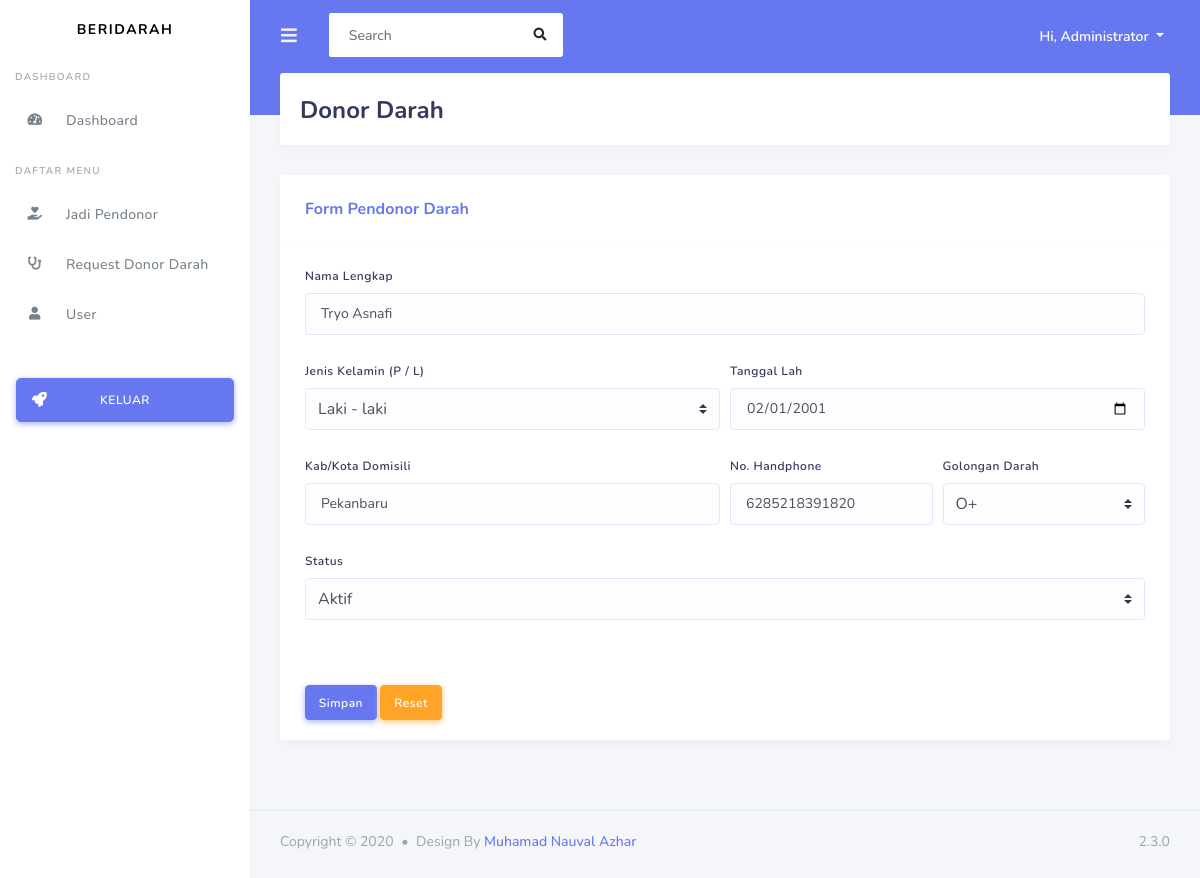
The app's page /dashboard/donor/edit_donor.php?id=1 (signed in) with its own data.
### tables this page shows
CREATE TABLE `donor` (
  `id_donor` int(11) NOT NULL,
  `id_user` int(11) DEFAULT NULL,
  `name` varchar(255) DEFAULT NULL,
  `gender` varchar(1) DEFAULT NULL,
  `birthday` date DEFAULT NULL,
  `domicile_city` varchar(255) DEFAULT NULL,
  `phone` varchar(15) DEFAULT NULL,
  `blood_group` varchar(3) DEFAULT NULL,
  `is_active` tinyint(1) DEFAULT '1',
  `created_date` datetime NOT NULL DEFAULT CURRENT_TIMESTAMP,
  `updated_date` datetime DEFAULT NULL
);

### dashboard/donor/edit_donor.php (the view, shortened to what this page needs)
<?php
include_once('../../config/database.php');
$id = $_GET['id'];
$sql = "SELECT * FROM donor WHERE id_donor = '$id'";
$user_data = $conn->query($sql)->fetch_object();
?>
<!DOCTYPE html>
<html lang="en">
<head>
    <link rel="stylesheet" href="https://stackpath.bootstrapcdn.com/bootstrap/4.3.1/css/bootstrap.min.css">
    <link rel="stylesheet" href="https://use.fontawesome.com/releases/v5.7.2/css/all.css">
    <link rel="stylesheet" href="../../assets/css/style.css">
    <link rel="stylesheet" href="../../assets/css/components.css">
</head>
<body>
    <div id="app">
        <div class="main-wrapper">
            <div class="navbar-bg"></div>
            <?php require('../topbar.php'); ?>
            <?php require('../sidebar.php'); ?>
            <div class="main-content">
                <section class="section">
                    <div class="section-header">
                        <h1>Donor Darah</h1>
                    </div>
                    <div class="section-body">
                        <form class="card" action="edit_donor_action.php" method="POST">
                            <div class="card-header">
                                <h4>Form Pendonor Darah</h4>
                            </div>
                            <div class="card-body">
                                <div class="form-group">
                                    <label for="name">Nama Lengkap</label>
                                    <input type="text" class="form-control" id="name" name="fullname" placeholder="Nama Anda..." value="<?= $user_data->name ?>">
                                </div>
                                <div class="form-row">
                                    <div class="form-group col-md-6">
                                        <label for="gender">Jenis Kelamin (P / L)</label>
                                        <select class="custom-select" id="gender" name="gender">
                                            <option value="L" <?= ($user_data->gender == "L") ? 'selected' : ''; ?>>Laki - laki</option>
                                        </select>
                                    </div>
                                    <div class="form-group col-md-6">
                                        <label for="inputBirthday">Tanggal Lah</label>
                                        <input type="date" class="form-control" id="inputBirthday" name="birthday" value="<?= $user_data->birthday ?>">
                                    </div>
                                </div>
                                <div class="form-row">
                                    <div class="form-group col-md-6">
                                        <label for="inputDomicile">Kab/Kota Domisili</label>
                                        <input type="text" class="form-control" id="inputDomicile" name="domicile_city" placeholder="Pekanbaru" value="<?= $user_data->domicile_city ?>">
                                    </div>
                                    <div class="form-group col-md-3">
                                        <label for="inputPhone">No. Handphone</label>
                                        <input type="text" class="form-control" id="inputPhone" name="phone" placeholder="08xxxxxxxx" value="<?= $user_data->phone ?>">
                                    </div>
                                    <div class="form-group col-md-3">
                                        <label for="inputBloodGroup">Golongan Darah</label>
                                        <select class="custom-select" id="inputBloodGroup" name="blood_group">
                                            <option value="O+" <?= ($user_data->blood_group == "O+") ? 'selected' : ''; ?>>O+</option>
                                        </select>
                                    </div>
                                </div>
                                <div class="form-group">
                                    <label for="status">Status</label>
                                    <select class="custom-select" name="is_active" id="status">
                                        <option value=1 <?= ($user_data->is_active == TRUE) ? 'selected' : ''; ?>>Aktif</option>
                                    </select>
                                </div>
                            </div>
                            <div class="card-footer">
                                <button class="btn btn-primary" name="edit_donor">Simpan</button>
                                <button type="reset" class="btn btn-warning">Reset</button>
                            </div>
                        </form>
                    </div>
                </section>
            </div>
            <?php require('../footer.php'); ?>
        </div>
    </div>
</body>
</html>

### records on screen
donor: fullname "Tryo Asnafi", gender "Laki - laki", birthday "02/01/2001", domicile_city "Pekanbaru", phone "6285218391820", blood_group "O+", is_active "Aktif"

### other values on screen
$_SESSION['user']->name "Administrator"
